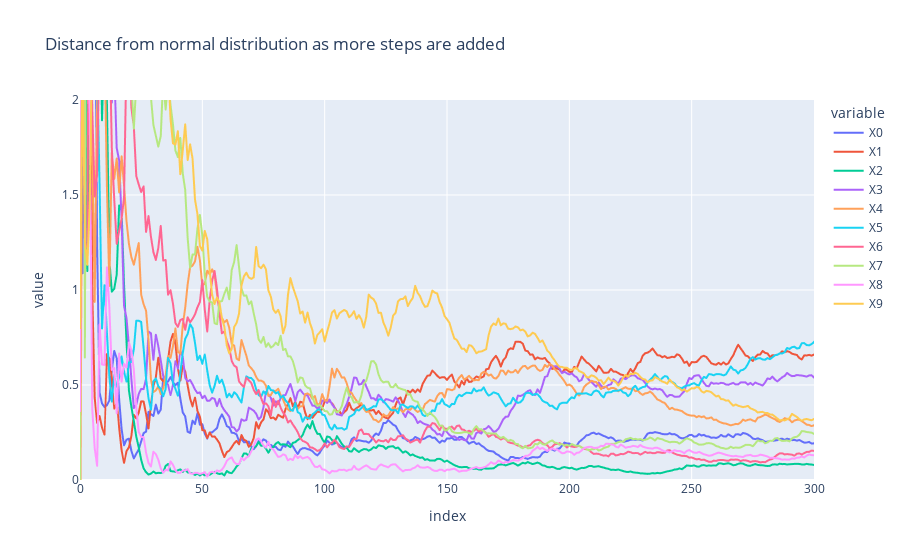

Source (notebook cell):
### Code cell
# Proposal Density
def g(x):
    return(x + np.random.normal(scale=2.0))

main()

### Figure 1 — Plotly figure (JSON) as saved in the notebook; plotly's stock layout.template omitted (floating-point values rounded to 4 significant figures; data arrays with more than 128 entries replaced by an {"elided": "..."} marker saying what was removed)
{"data": [{"hovertemplate": "variable=X0<br>index=%{x}<br>value=%{y}<extra></extra>", "legendgroup": "X0", "line": {"color": "#636efa", "dash": "solid"}, "marker": {"symbol": "circle"}, "mode": "lines", "name": "X0", "showlegend": true, "x": {"elided": "501 int values"}, "xaxis": "x", "y": {"elided": "501 float values"}, "yaxis": "y", "type": "scattergl"}, {"hovertemplate": "variable=X1<br>index=%{x}<br>value=%{y}<extra></extra>", "legendgroup": "X1", "line": {"color": "#EF553B", "dash": "solid"}, "marker": {"symbol": "circle"}, "mode": "lines", "name": "X1", "showlegend": true, "x": {"elided": "501 int values"}, "xaxis": "x", "y": {"elided": "501 float values"}, "yaxis": "y", "type": "scattergl"}, {"hovertemplate": "variable=X2<br>index=%{x}<br>value=%{y}<extra></extra>", "legendgroup": "X2", "line": {"color": "#00cc96", "dash": "solid"}, "marker": {"symbol": "circle"}, "mode": "lines", "name": "X2", "showlegend": true, "x": {"elided": "501 int values"}, "xaxis": "x", "y": {"elided": "501 float values"}, "yaxis": "y", "type": "scattergl"}, {"hovertemplate": "variable=X3<br>index=%{x}<br>value=%{y}<extra></extra>", "legendgroup": "X3", "line": {"color": "#ab63fa", "dash": "solid"}, "marker": {"symbol": "circle"}, "mode": "lines", "name": "X3", "showlegend": true, "x": {"elided": "501 int values"}, "xaxis": "x", "y": {"elided": "501 float values"}, "yaxis": "y", "type": "scattergl"}, {"hovertemplate": "variable=X4<br>index=%{x}<br>value=%{y}<extra></extra>", "legendgroup": "X4", "line": {"color": "#FFA15A", "dash": "solid"}, "marker": {"symbol": "circle"}, "mode": "lines", "name": "X4", "showlegend": true, "x": {"elided": "501 int values"}, "xaxis": "x", "y": {"elided": "501 float values"}, "yaxis": "y", "type": "scattergl"}, {"hovertemplate": "variable=X5<br>index=%{x}<br>value=%{y}<extra></extra>", "legendgroup": "X5", "line": {"color": "#19d3f3", "dash": "solid"}, "marker": {"symbol": "circle"}, "mode": "lines", "name": "X5", "showlegend": true, "x": {"elided": "501 int values"}, "xaxis": "x", "y": {"elided": "501 float values"}, "yaxis": "y", "type": "scattergl"}, {"hovertemplate": "variable=X6<br>index=%{x}<br>value=%{y}<extra></extra>", "legendgroup": "X6", "line": {"color": "#FF6692", "dash": "solid"}, "marker": {"symbol": "circle"}, "mode": "lines", "name": "X6", "showlegend": true, "x": {"elided": "501 int values"}, "xaxis": "x", "y": {"elided": "501 float values"}, "yaxis": "y", "type": "scattergl"}, {"hovertemplate": "variable=X7<br>index=%{x}<br>value=%{y}<extra></extra>", "legendgroup": "X7", "line": {"color": "#B6E880", "dash": "solid"}, "marker": {"symbol": "circle"}, "mode": "lines", "name": "X7", "showlegend": true, "x": {"elided": "501 int values"}, "xaxis": "x", "y": {"elided": "501 float values"}, "yaxis": "y", "type": "scattergl"}, {"hovertemplate": "variable=X8<br>index=%{x}<br>value=%{y}<extra></extra>", "legendgroup": "X8", "line": {"color": "#FF97FF", "dash": "solid"}, "marker": {"symbol": "circle"}, "mode": "lines", "name": "X8", "showlegend": true, "x": {"elided": "501 int values"}, "xaxis": "x", "y": {"elided": "501 float values"}, "yaxis": "y", "type": "scattergl"}, {"hovertemplate": "variable=X9<br>index=%{x}<br>value=%{y}<extra></extra>", "legendgroup": "X9", "line": {"color": "#FECB52", "dash": "solid"}, "marker": {"symbol": "circle"}, "mode": "lines", "name": "X9", "showlegend": true, "x": {"elided": "501 int values"}, "xaxis": "x", "y": {"elided": "501 float values"}, "yaxis": "y", "type": "scattergl"}], "layout": {"xaxis": {"anchor": "y", "domain": [0.0, 1.0], "title": {"text": "index"}, "range": [0, 300]}, "yaxis": {"anchor": "x", "domain": [0.0, 1.0], "title": {"text": "value"}, "range": [0, 2]}, "legend": {"title": {"text": "variable"}, "tracegroupgap": 0}, "title": {"text": "Distance from normal distribution as more steps are added"}}}
